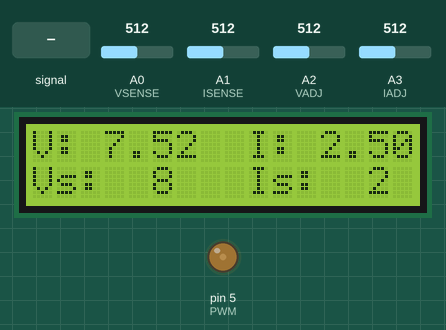
Bench run of a sketch on a simulated Arduino Uno, built for the host (arithmetic inside an expression is 32-bit, double 64-bit). Shown: 16×2 character LCD, output pins drawn as LEDs (lit = HIGH). The inputs (shaded band) are chosen by the test bench; at power-on: A3 (IADJ) = 512, A0 (VSENSE) = 512, A1 (ISENSE) = 512, A2 (VADJ) = 512. What the sketch prints to the serial monitor is not drawn.

Above: at 3.7 s.
3.8 s: A3 (IADJ) set to 603
5.3 s: A3 (IADJ) set to 622
At 7.37 s:
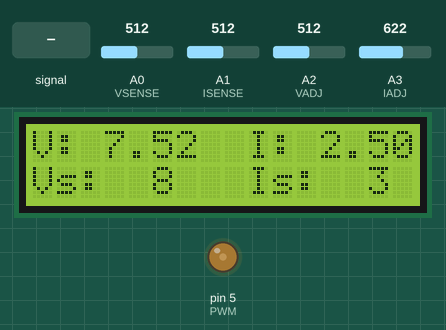
8.3 s: A2 (VADJ) fed a 2 Hz sine of ±306 counts around its level
At 9.19 s:
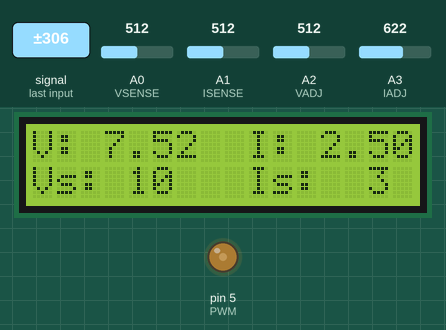
9.8 s: A0 (VSENSE) set to 716
At 10.44 s:
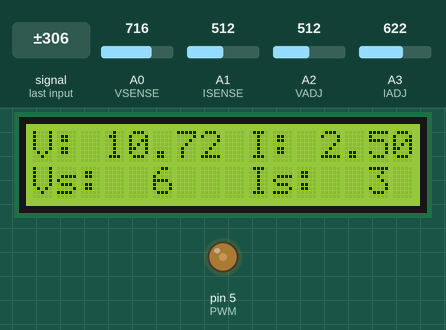
11.3 s: A1 (ISENSE) set to 716
At 12.19 s:
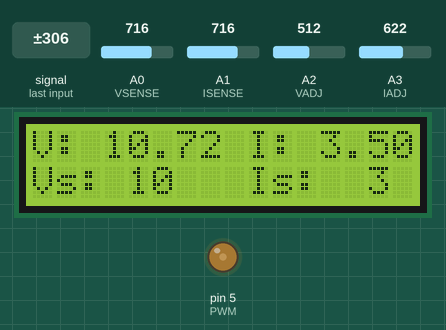
12.8 s: A2 (VADJ) set to 992
At 13.5 s:
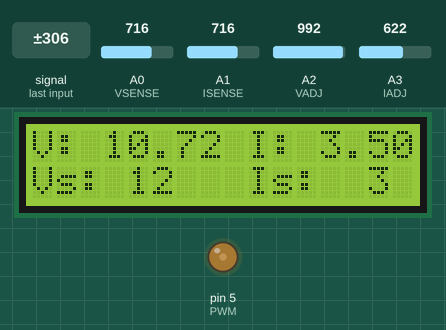
Timing chart, 0 to 15.4 s (numbered marks = the images above; inputs shaded):
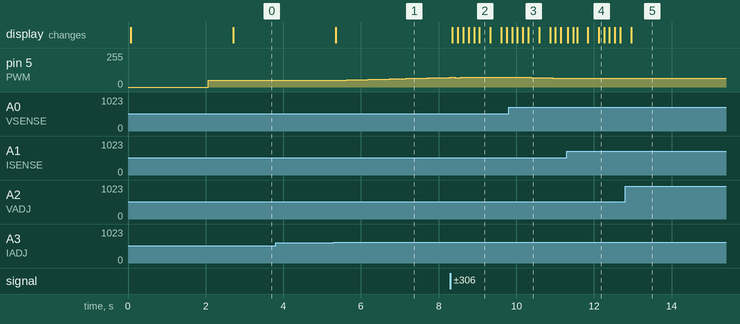

Measured:
- after the input at 3.8 s, every drawn part: stays the same
- after the input at 5.3 s, pin 5 (PWM): moves from 50/255 to 72/255 over 2.9 s, starting after 0.05 s; the display: changes after 0.05 s (image 1)
- after the input at 8.3 s, the display: first changes after 0.05 s (image 2 shows a later state)
- after the input at 11.3 s, pin 5 (PWM): stays 65/255 (without the input it goes to 64/255 after 0.06 s)

The sketch:

ARDUINO_Cargador_de_Bateria_PWM_con_LCD.ino
```cpp
#include<LiquidCrystal.h>
const int rs = 9, en = 8, d4 = 3, d5 = 4, d6 = 6, d7 = 7;
LiquidCrystal lcd(rs, en, d4, d5, d6, d7);
//-----------------------------------------------------------
//Pines del Arduino
//-----------------------------------------------------------
#define VSENSE A0
#define ISENSE A1
#define VADJ   A2
#define IADJ   A3
#define PWM     5
//-----------------------------------------------------------
//Variables y Constantes de ADC
//-----------------------------------------------------------
#define MUESTRAS 300
int RawValue= 0;
int ADCvRef = 0;
//-----------------------------------------------------------
//Variables y Constantes de Medicion de Corriente
//-----------------------------------------------------------
double tensionAmp = 0;
double amperes = 0;
int i = 0;
float corriente = 0;
float r_shunt = 1.0;
int   corrienteSet = 0;
//-----------------------------------------------------------
//Variables y Constantes de PWM
//-----------------------------------------------------------
int valorPWM = 0;
//-----------------------------------------------------------
//Variables y Constantes de Medicion de Tension
//-----------------------------------------------------------
double volts = 0;
double tensionBAT = 0;
float tension = 0;
float divisor = 0.312;
float v_diodo = 0.5;
float v_shunt = 0;
int tensionSet = 0;
int tensionSetAux = 0;
//-----------------------------------------------------------
//Funcion Setup de Configuracion
//-----------------------------------------------------------
void setup(){
   lcd.begin(16, 2);
   lcd.clear();
   Serial.begin(9600);
   ADCvRef = vRefADC();
   Serial.print("Tension de Alimentacion:  ");
   Serial.print(ADCvRef);
   Serial.println(" mV");
   lcd.setCursor(0, 0);
   lcd.print("Cargador Baterias");
   lcd.setCursor(0, 1);
   lcd.print("Vref: ");
   lcd.setCursor(6, 1);
   lcd.print(ADCvRef);
   lcd.setCursor(11, 1);
   lcd.print("mV");
   delay(2000);
   pinMode(PWM, OUTPUT);
   valorPWM=50;
   analogWrite(PWM, valorPWM);
   delay(500);
   lcd.clear();
}
//-----------------------------------------------------------
//Funcion Retetitiva
//-----------------------------------------------------------
void loop(){
   mideTensionBat();
   Serial.print("V_BAT: ");
   Serial.println(tension,3);
   lcd.setCursor(0, 0);
   lcd.print("V: ");
   lcd.setCursor(3, 0);
   lcd.print(tension);

   mideTensionSet();
   lcd.setCursor(0, 1);
   lcd.print("Vs: ");
   if(tensionSet < 10){
      lcd.setCursor(4, 1);
      lcd.print(" ");
      lcd.setCursor(5, 1);
      lcd.print(tensionSet);
   }else{
      lcd.setCursor(4, 1);
      lcd.print(tensionSet);
   }

   mideCorrienteCarga();
   Serial.print("I_BAT: ");
   Serial.println(corriente,3);
   lcd.setCursor(9, 0);
   lcd.print("I: ");
   lcd.setCursor(12, 0);
   lcd.print(corriente);

   mideCorrienteSet();
   lcd.setCursor(9, 1);
   lcd.print("Is: ");
   lcd.setCursor(14, 1);
   lcd.print(corrienteSet);

   ajustaPWMcargador();
   Serial.println(" ");
   Serial.println(" ");
}
//-----------------------------------------------------------
//Funcion de calculo de tension de alimentacion
//-----------------------------------------------------------
int vRefADC(){
   long result;
   ADMUX = _BV(REFS0) | _BV(MUX3) | _BV(MUX2) | _BV(MUX1);
   delay(2);
   ADCSRA |= _BV(ADSC);
   while (bit_is_set(ADCSRA,ADSC));
   result = ADCL;
   result |= ADCH<<8;
   result = 1125300L / result;
   return result;
}
//-----------------------------------------------------------
//Funcion de medicion de corriente
//-----------------------------------------------------------
float mideCorrienteCarga(){
   amperes = 0;
   for(i=0;i<MUESTRAS;i++){
      RawValue = analogRead(ISENSE);
      tensionAmp = (RawValue / 1023.0) * ADCvRef;
      amperes = amperes + tensionAmp;
   }
   corriente = ((amperes / MUESTRAS) / 1000.0) / r_shunt;
   return corriente;
}
//-----------------------------------------------------------
//Funcion de seteo de corriente
//-----------------------------------------------------------
float mideCorrienteSet(){
   amperes = 0;
   for(i=0;i<MUESTRAS;i++){
      RawValue = analogRead(IADJ);
      tensionAmp = (RawValue / 1023.0) * ADCvRef;
      amperes = amperes + tensionAmp;
   }
   corrienteSet = (amperes / MUESTRAS) / 1000.0;
   return corrienteSet;
}
//-----------------------------------------------------------
//Funcion de medicion de Tension con divisor
//-----------------------------------------------------------
float mideTensionBat(){
   volts = 0;
   for(i=0;i<MUESTRAS;i++){
      RawValue = analogRead(VSENSE);
      tensionBAT = (RawValue / 1023.0) * ADCvRef;
      volts = volts + tensionBAT;
   }
   tension = (((volts / MUESTRAS) / 1000.0) / divisor) - v_diodo - v_shunt;
   return tension;
}
//-----------------------------------------------------------
//Funcion de seteo de tension
//-----------------------------------------------------------
float mideTensionSet(){
   volts = 0;
   for(i=0;i<MUESTRAS;i++){
      RawValue = analogRead(VADJ);
      tensionBAT = (RawValue / 1023.0) * ADCvRef;
      volts = volts + tensionBAT;
   }
   tensionSetAux = (volts / MUESTRAS) / 1000.0;
   tensionSet = map(tensionSetAux, 0, 5, 4, 15);
   return tensionSet;
}
//-----------------------------------------------------------
//Controla el PWM en funcion de la corriente de carga
//-----------------------------------------------------------
void ajustaPWMcargador(){
   if(corriente < corrienteSet){
      if(tension < tensionSet){
         if(valorPWM<255)
            valorPWM++;
         delay(1);
         analogWrite(PWM, valorPWM);
         Serial.print("PWM: ");
         Serial.println(valorPWM);
      }
      else{
         if(valorPWM>0)
            valorPWM--;
         delay(1);
         analogWrite(PWM, valorPWM);
         Serial.print("PWM: ");
         Serial.println(valorPWM);
      }
   }
   else{
      Serial.println("Limite");
   }
}
```
